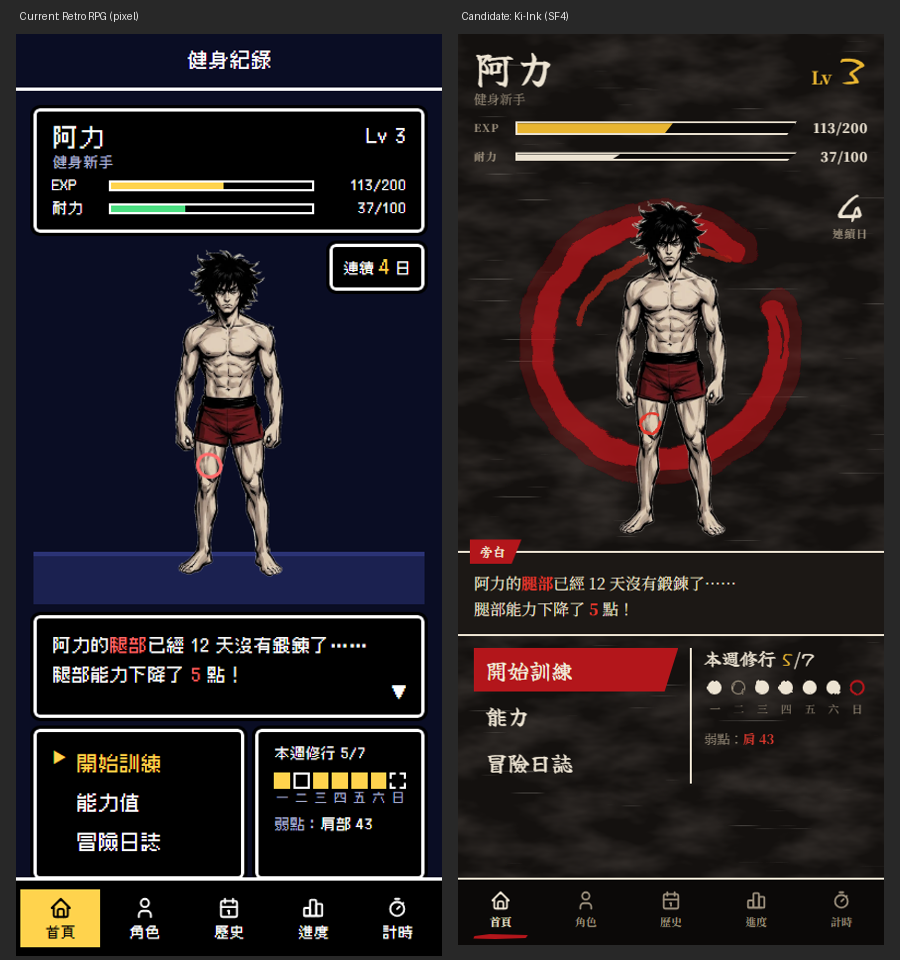
#> input picture design/mockups/compare_rpg_vs_sf4.png, 900 x 960 px, given in place of pixel_A_stage1.jpg, which was not available
$ python build_base.py ../../mockups/compare_rpg_vs_sf4.png
#> lines starting #> are read from the running program, lines starting #| are printed output that depends on the picture; after the words box and inside, x2 and y2 are one past the last pixel; in counts of white or black regions, pixels touching at a corner belong together; pictures that were not available may be replaced by others from this repository, and a replacement may not be noted
# 從 Dreamina 參考圖產生像素基底（各圖＝該時期 50 分）→ base_<key>.txt（render.py 預覽）＋ js/sprite-data.js（App 用，列以 RLE 壓縮）
# 用法（fitness-app 根目錄）：python design/characters/pixel/build_base.py [--debug]
#
# 角色模組：10 張圖，6 個稱號 × 體型（精實 lean／壯碩 bulk）。等級決定年紀、體型由體重＋訓練量決定、部位分數決定肌肉。
# 規則（使用者 2026-10-05）：比例只能來自原圖，**絕不垂直拉長**；每張圖只做等比例縮放，
# 縮放依「稱號身高」（hairTop→腳底＝heightCells 格），保證升級一定變高。
# 步驟：等比例取樣（每格中心 r×r 中位數）→ 去背 → k-means 限色 → 依顏色自動量部位列範圍（--debug 輸出色帶疊圖檢查）
import json, os, sys
from collections import deque
import numpy as np
from PIL import Image

HERE = os.path.dirname(os.path.abspath(__file__))
ROOT = os.path.abspath(os.path.join(HERE, '..', '..', '..'))
# 稱號 → 顯示身高（格＝CSS px，1 倍顯示）
TITLES = [
    {'min': 1,  'title': '健身新手',   'heightCells': 150},
    {'min': 5,  'title': '運動愛好者', 'heightCells': 185},
    {'min': 10, 'title': '健身達人',   'heightCells': 225},
    {'min': 15, 'title': '肌肉戰士',   'heightCells': 265},
    {'min': 20, 'title': '健身大師',   'heightCells': 300},
    {'min': 30, 'title': '傳奇冠軍',   'heightCells': 330},
]
# 圖檔與手量位置（原圖 px）：hairTop＝頭髮頂（不含呆毛／髮髻）、feet＝腳底
IMAGES = [
    {'key': 'i1',  'file': 'pixel_A_stage1.jpg',    'hairTop': 300, 'feet': 1900, 'title': 0, 'type': 'both'},
    {'key': 'i6',  'file': 'pixel_A_stage1_v2.jpg', 'hairTop': 150, 'feet': 1895, 'title': 1, 'type': 'both'},
    {'key': 'i7',  'file': 'pixel_A_stage2_v2.jpg', 'hairTop': 200, 'feet': 1895, 'title': 2, 'type': 'lean'},
    {'key': 'i2',  'file': 'pixel_A_stage2.jpg',    'hairTop': 300, 'feet': 1912, 'title': 2, 'type': 'bulk'},
    {'key': 'i8',  'file': 'pixel_A_stage3_v2.jpg', 'hairTop': 155, 'feet': 1935, 'title': 3, 'type': 'lean'},
    {'key': 'i3',  'file': 'pixel_A_stage3.jpg',    'hairTop': 230, 'feet': 1960, 'title': 3, 'type': 'bulk'},
    {'key': 'i9',  'file': 'pixel_A_stage4_v2.jpg', 'hairTop': 200, 'feet': 1905, 'title': 4, 'type': 'lean'},
    {'key': 'i4',  'file': 'pixel_A_stage4.jpg',    'hairTop': 150, 'feet': 1960, 'title': 4, 'type': 'bulk'},
    {'key': 'i10', 'file': 'pixel_A_stage5_v2.jpg', 'hairTop': 175, 'feet': 1915, 'title': 5, 'type': 'lean'},
    {'key': 'i5',  'file': 'pixel_A_stage5.jpg',    'hairTop': 185, 'feet': 1950, 'title': 5, 'type': 'bulk'},
]
# 部位列範圍（基底格座標，手量自 --debug 刻度圖）：neck 下巴下緣｜armpit 手臂與軀幹分開｜hand/handEnd 繃帶＋拳頭｜
# belt 腰帶上緣｜split 褲管分岔｜shortsEnd 褲管下緣｜ankle 腳踝｜bottom 腳底
BANDS = {
    'i1':  dict(neck=90,  armpit=110, hand=120, handEnd=140, belt=118, split=146, shortsEnd=156, ankle=162, bottom=172),
    'i6':  dict(neck=80,  armpit=100, hand=117, handEnd=147, belt=122, split=148, shortsEnd=160, ankle=185, bottom=196),
    'i7':  dict(neck=82,  armpit=105, hand=135, handEnd=170, belt=130, split=170, shortsEnd=182, ankle=222, bottom=243),
    'i2':  dict(neck=98,  armpit=115, hand=143, handEnd=177, belt=145, split=180, shortsEnd=192, ankle=235, bottom=254),
    'i8':  dict(neck=78,  armpit=105, hand=143, handEnd=182, belt=142, split=200, shortsEnd=208, ankle=268, bottom=285),
    'i3':  dict(neck=80,  armpit=112, hand=145, handEnd=188, belt=143, split=193, shortsEnd=228, ankle=275, bottom=290),
    'i9':  dict(neck=82,  armpit=115, hand=165, handEnd=212, belt=160, split=215, shortsEnd=238, ankle=310, bottom=332),
    'i4':  dict(neck=72,  armpit=105, hand=145, handEnd=197, belt=152, split=205, shortsEnd=220, ankle=295, bottom=320),
    'i10': dict(neck=68,  armpit=125, hand=162, handEnd=220, belt=160, split=224, shortsEnd=232, ankle=325, bottom=352),
    'i5':  dict(neck=82,  armpit=150, hand=180, handEnd=236, belt=177, split=250, shortsEnd=262, ankle=312, bottom=345),
}
K = 40
SYMS = 'KSABCDEFGHIJLMNOPQRTUVWXYZabcdefghijklmnopqrstuvwxyz0123456789'

def grid(a, cell, r):
#> called with cell = 10.67, r = 2
    n, m = int(a.shape[1] / cell), int(a.shape[0] / cell)
#> n = 84; m = 90
    g = np.zeros((m, n, 3), int)
    for j in range(m):
        cy = int((j + 0.5) * cell)
        for i in range(n):
            cx = int((i + 0.5) * cell)
            g[j, i] = np.median(a[max(0, cy - r):cy + r + 1, max(0, cx - r):cx + r + 1].reshape(-1, 3), 0)
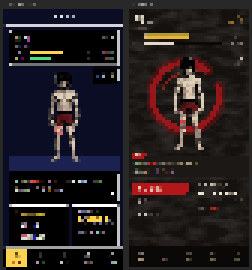
#> g: shape (90, 84, 3) int64 (shown 3 times larger); mean R, G, B 38.7, 32.3, 34.4
    return g

def flood(H, W, seeds, ok):
    m = np.zeros((H, W), bool); q = deque(seeds)
    while q:
        y, x = q.popleft()
        if not (0 <= y < H and 0 <= x < W) or m[y, x] or not ok[y, x]: continue
        m[y, x] = True; q.extend(((y + 1, x), (y - 1, x), (y, x + 1), (y, x - 1)))
    return m

def segment(g, seed, feet_row):
#> called with seed = (40, 42), feet_row = 178
    H, W, _ = g.shape
#> H = 90; W = 84
    R, G, B = g[..., 0], g[..., 1], g[..., 2]
    mx, mn = g.max(2), g.min(2)
    dark = mx < 60
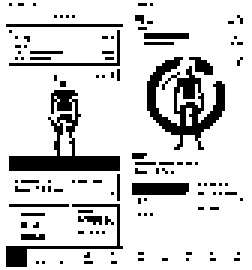
#> dark: shape (90, 84) bool (shown 3 times larger); 83.5% white; 115 black regions (106 under 20 px), largest, box (x1, y1, x2, y2) and area: (49, 19, 75, 50) 313, (3, 30, 40, 57) 294, (2, 68, 41, 89) 110
    sky = (B > R + 25) & (R < 70)                                              # 夜空
#> sky: shape (90, 84) bool; 20.1% white; 13 white regions (11 under 20 px), largest, box (x1, y1, x2, y2) and area: (1, 9, 41, 82) 1295, (1, 3, 41, 8) 196
    ground = (G > R + 10) & (abs(G - B) < 40) & (R > 90) & (R < 190) & (G > 130)  # 夜空圖的地面
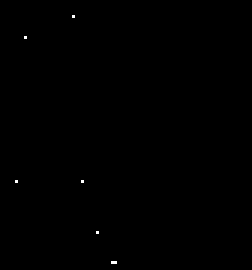
#> ground: shape (90, 84) bool (shown 3 times larger); 0.09% white in thin lines or dots, all inside (x1, y1, x2, y2) = (5, 5, 39, 88)
    bgc = np.median(g[:6, :6].reshape(-1, 3), 0)                               # 淺灰底（角落取樣）
#> bgc = [40, 40, 40]
    grey = (np.abs(g - bgc).max(2) < 22) | ((mx - mn < 30) & (mx > 225))       # 底色、白色浮水印
#> grey: shape (90, 84) bool; 34.7% white; 48 white regions (46 under 20 px), largest, box (x1, y1, x2, y2) and area: (0, 0, 84, 90) 2448, (52, 22, 62, 35) 52
    # 腳下淡紫陰影和繃帶陰影色很像 → 只在腳底附近（身高 4% 內）當背景
    rows = np.arange(H)[:, None] >= feet_row - max(3, int(feet_row * 0.04))
    grey |= (mx - mn < 36) & (mx > 120) & rows
    border = [(y, x) for y in range(H) for x in (0, W - 1)] + [(y, x) for x in range(W) for y in (0, H - 1)]
    bg = flood(H, W, border, (sky | ground | grey) & ~dark)
#> after the loop in flood, `while q:`: m: shape (90, 84) bool; every value is 0
    body = flood(H, W, [seed], ~bg)
#> after the loop in flood (call 2), `while q:`: m: shape (90, 84) bool; every value is 1
    body &= ~((R < 35) & (G > 60))
    # 被身體圍住的底色（兩腿之間）：與底色幾乎相同的大塊連通區（>30 格）才去掉，避免誤刪繃帶亮面
    near = body & (np.abs(g - bgc).max(2) < 14)
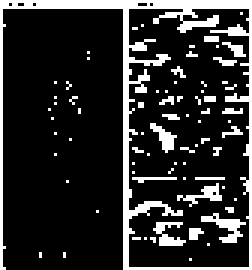
#> near: shape (90, 84) bool (shown 3 times larger); 17.6% white in thin lines or dots
    seen = np.zeros_like(near)
    for y0, x0 in zip(*np.where(near)):
        if seen[y0, x0]: continue
        comp = flood(H, W, [(y0, x0)], near & ~seen); seen |= comp
        if comp.sum() > 30: body &= ~comp
#> this loop made 1329 passes
#> pass 1, in segment, `comp = flood(H, W, [(y0, x0)], near & ~seen)`:
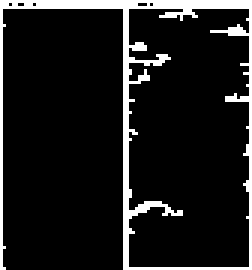
#> comp: shape (90, 84) bool (shown 3 times larger); 11% white; 1 white region, box (x1, y1, x2, y2) and area: (0, 0, 84, 90) 833
#> after the loop:
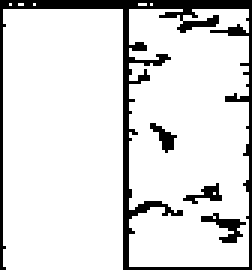
#> body: shape (90, 84) bool (shown 3 times larger); 86.7% white; 4 black regions, box (x1, y1, x2, y2) and area: (0, 0, 84, 90) 870, (67, 71, 82, 81) 58, (50, 41, 59, 51) 38, (61, 61, 74, 68) 38
    ys = np.where(body.any(1))[0]
#> ys = 88 values from 1 to 89
    solid = body & ~dark
    for y in range(max(0, ys.max() - 60), ys.max() + 1):                       # 腳下地平線／陰影外框
        for x in range(W):
            if body[y, x] and dark[y, x] and not solid[max(0, y - 4):y + 5, x].any():
                body[y, x] = False
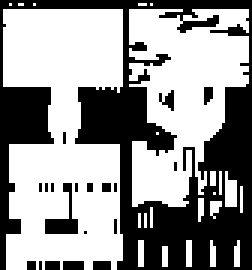
#> body: shape (90, 84) bool (shown 3 times larger); 59.3% white; 20 black regions (17 under 20 px), largest, box (x1, y1, x2, y2) and area: (0, 0, 84, 90) 2863, (15, 61, 26, 78) 73, (21, 87, 28, 90) 21
    return flood(H, W, [seed], body)

# [56 lines left out: functions runs, classify, bands, not called in this run]

def build(img, debug=False):
    t = TITLES[img['title']]
    a = np.asarray(Image.open(os.path.join(ROOT, 'art', img['file'])).convert('RGB')).astype(int)
    cell = (img['feet'] - img['hairTop']) / t['heightCells']
    g = grid(a, cell, r=max(1, int(cell / 4)))
    body = segment(g, (int(g.shape[0] * 0.45), g.shape[1] // 2), int(img['feet'] / cell))
    px = g[body].astype(float)
#> px = empty array
    rng = np.random.default_rng(0)
#> (the run stopped early here; a loop or call above may not have finished)
